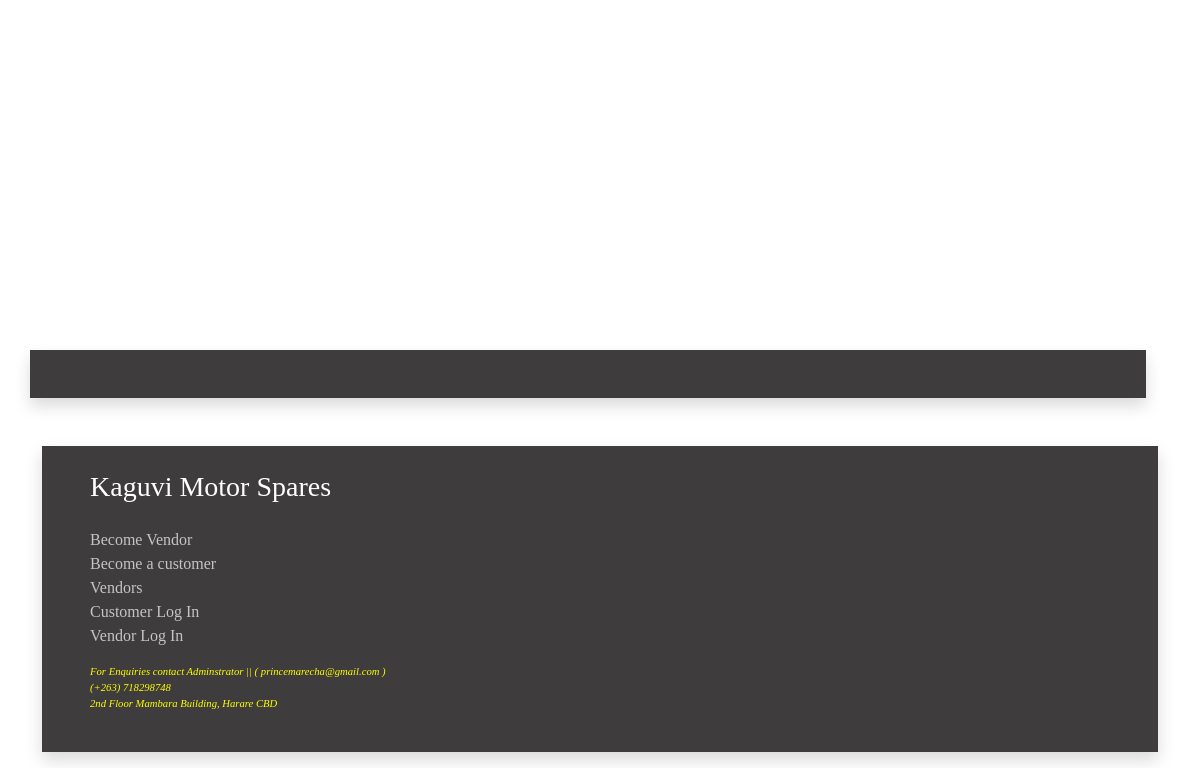
Page /product/rims/offroad-tyre/16/ (lower part) on the earlier database version.
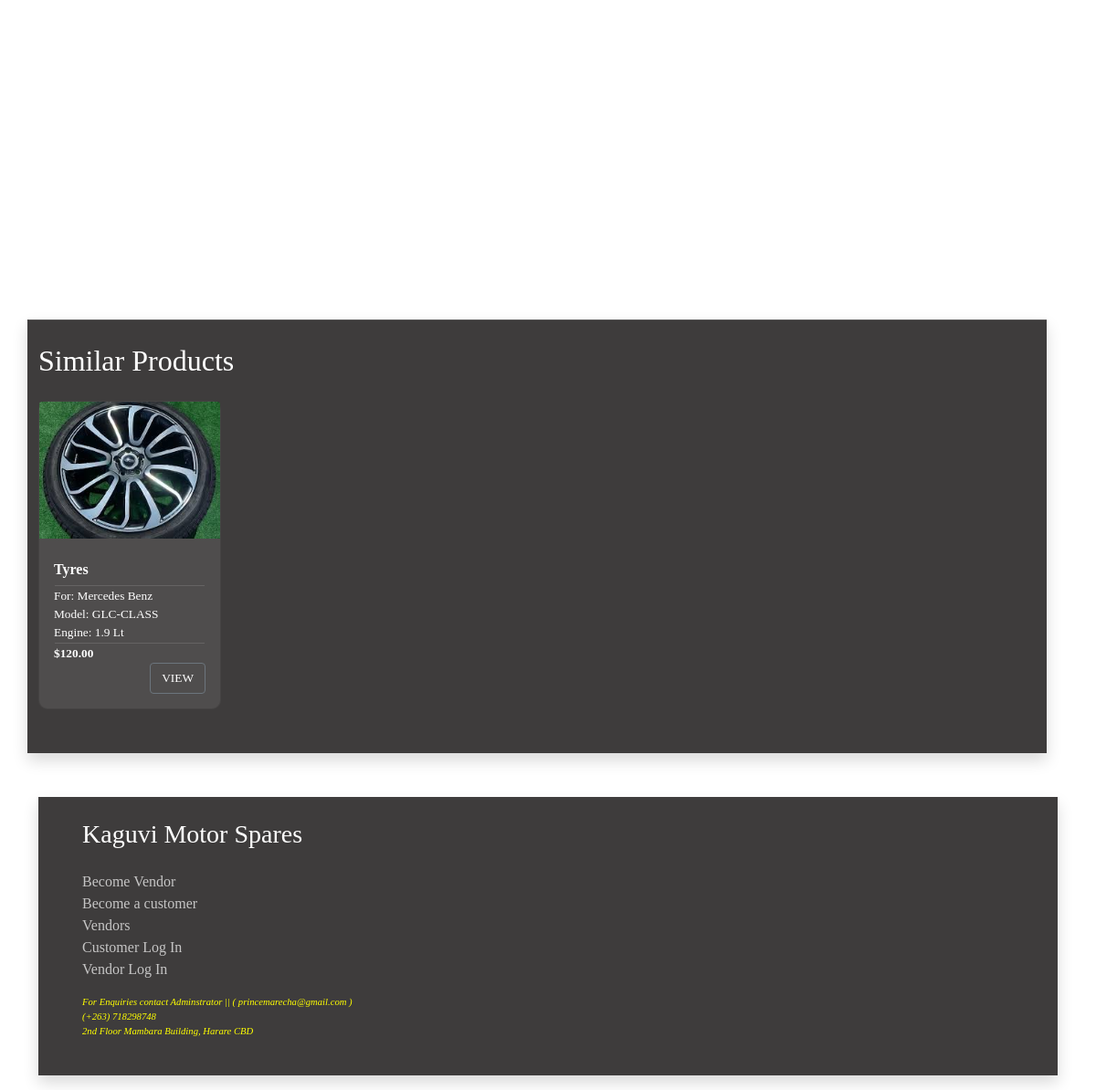
Same page on the later database version.
### apps/product/models.py (models this page shows, shortened)
class Product (models.Model):
    category = models.ForeignKey(Category, related_name='products', on_delete=models.CASCADE) #related_name to get all products in category, on delete to delete all products in category
    vendor = models.ForeignKey(Vendor, related_name='products',on_delete=models.CASCADE)  # related_name to get all products to vendor, on delete to delete all products of vendor
    title = models.CharField(max_length=255)
    slug = models.SlugField(max_length=255)
    description = models.TextField(blank=True, null=True)
    price  = models.DecimalField(max_digits=6, decimal_places=2)
    date_added = models.DateTimeField(auto_now_add=True)
    car = models.CharField(max_length=255)
    model = models.CharField(max_length=255)
    engine =  models.CharField(max_length=255)
    image = models.ImageField(upload_to='uploads/', blank=True, null=True)
    thumbnail = models.ImageField(upload_to='uploads/', blank=True, null=True)
    class Meta:
        ordering = ['-date_added']              #orders products by newest products first
    def get_thumbnail(self):
        if self.thumbnail:
            return self.thumbnail.url

### apps/product/views.py (the view)
# urls.py: path('<slug:category_slug>/<slug:product_slug>/<int:product_id>/', views.product, name = 'product'),
def product (request, category_slug, product_slug,product_id):
    cart = Cart(request)
    product = Product.objects.get(pk = product_id)
    if request.method == 'POST':
        form = addToCartForm(request.POST)
        if form.is_valid():
            quantity = form.cleaned_data['quantity']
            cart.add(product_id=product.id, quantity = quantity, update_quantity=False)
            messages.success(request, 'The product was added to the cart')
            return redirect('product', category_slug = category_slug, product_slug =product_slug, product_id = product_id)
    else:
        form = addToCartForm()
    similar_products = list(product.category.products.exclude(id = product.id))
    if len(similar_products) >=4:
        similar_products = random.sample(similar_products,4)
    return render(request, 'product/product.html',{'form':form,'similar_products':similar_products, 'product':product})

### apps/cart/cart.py (called while the page is built)
    def __len__(self):
        return sum(item['quantity'] for item in self.cart.values())

### apps/cart/context_processors.py (called while the page is built)
def cart(request):
    return {'cart': Cart(request)} #make this globally available to every template in project

### apps/product/context_processors.py (called while the page is built)
def menu_categories(request):
    categories = Category.objects.all()
    return {'menu_categories': categories}

### apps/product/templates/product/product.html (shortened to what this page needs)
{%extends 'core/base.html'%}
 {%block content%}
<div class="container-fluid row mt-4 mb-4">
<div id="myMap" class="col-12 row" ></div>
</div>
<hr>
<div class="shadow col-12 pb-5 mb-5 row">
    {% if similar_products %}
    <hr>
        <div class="col-12">
            <h2 class="pt-4" style="color:white;">Similar Products</h2>
        </div>
        {% for product in similar_products %}
        <div class="col-6 col-sm-6 col-md-5 col-lg-3" >
            {% include 'product/parts/list_item.html' %}
        </div>
        {% endfor %}
    {% endif %}
</div>
 {% endblock %}

### apps/product/templates/product/parts/list_item.html (shortened to what this page needs)
 <div class="mt-3">
     <div class="card mt-2 "  >
         <img  src="{{ product.get_thumbnail }}" class="product_img mb-0 mb-md-2 ml-0 card-img-top">
            <div class="card-body">
                 <h6 class="card-title mb-0 mb-md-2" style="font-weight:bold; color:white;"> {{product.title}} </h6>
                <hr>
                 <p class="card-text m-0"> For: {{product.car}} </p>
                 <p class="card-text m-0"> Model: {{product.model}} </p>
                 <p class="card-text m-0"> Engine: {{product.engine}} </p>
                <hr>
                 <p class="card-text m-0" style=" font-weight:bold;">${{product.price}}</p>
                 <div class="d-flex justify-content-end"><a class="this btn btn-outline-secondary" a href="{% url 'product' product.category.slug product.slug product.id %}">VIEW</a></div>
            </div>
     </div>
 </div>

Differences in the rows shown:
added Product: get_thumbnail (picture), title "Tyres", car "Mercedes Benz", model "GLC-CLASS", engine "1.9 Lt", price "120.00"
Other differences:
text now shown: "Similar Products"
